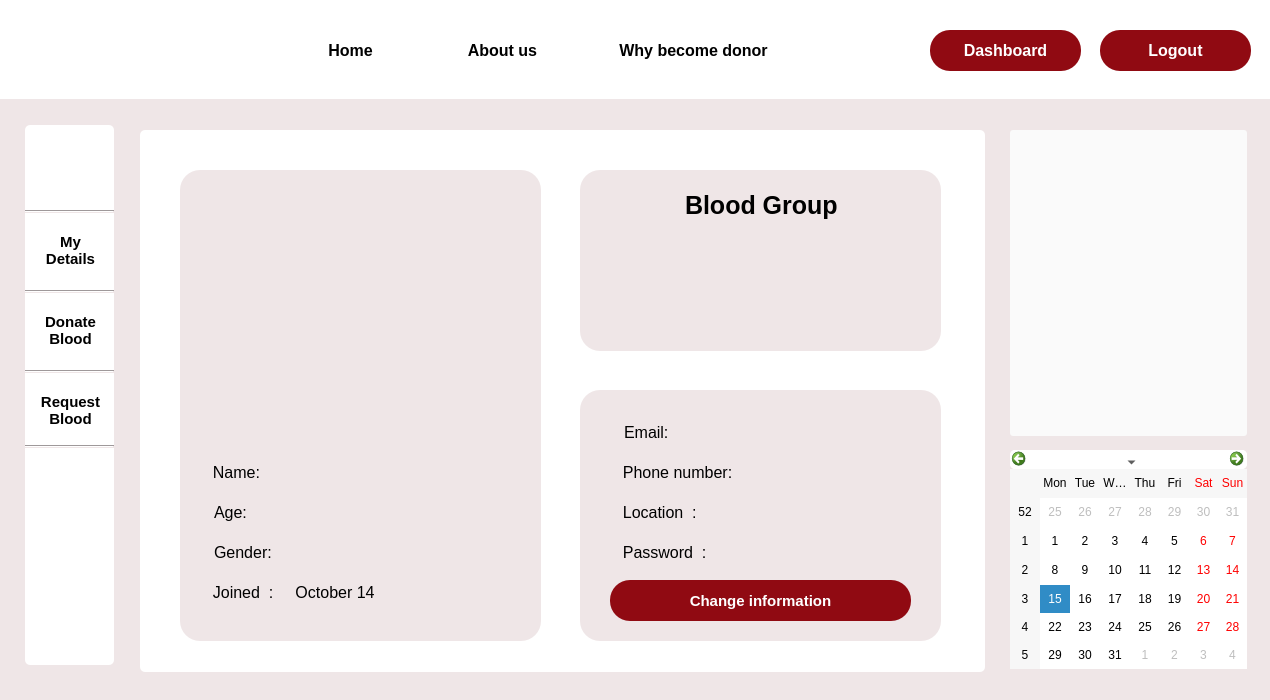
<?xml version="1.0" encoding="UTF-8"?>
<ui version="4.0">
 <class>my_details</class>
 <widget class="QDialog" name="my_details">
  <property name="geometry">
   <rect>
    <x>0</x>
    <y>0</y>
    <width>1270</width>
    <height>700</height>
   </rect>
  </property>
  <property name="windowTitle">
   <string>Dialog</string>
  </property>
  <property name="styleSheet">
   <string notr="true">background-color: #EFE6E7;</string>
  </property>
  <widget class="QPushButton" name="my_details_3">
   <property name="geometry">
    <rect>
     <x>30</x>
     <y>380</y>
     <width>81</width>
     <height>61</height>
    </rect>
   </property>
   <property name="font">
    <font>
     <pointsize>11</pointsize>
     <bold>true</bold>
    </font>
   </property>
   <property name="cursor">
    <cursorShape>PointingHandCursor</cursorShape>
   </property>
   <property name="styleSheet">
    <string notr="true">*{
 background-color:rgb(255, 255, 255);
border-radius:5px;}

#my_details_3::hover
{

	color: rgb(144, 10, 18);
}
</string>
   </property>
   <property name="text">
    <string>Request
Blood</string>
   </property>
  </widget>
  <widget class="QLabel" name="label_5">
   <property name="geometry">
    <rect>
     <x>40</x>
     <y>140</y>
     <width>63</width>
     <height>61</height>
    </rect>
   </property>
   <property name="cursor">
    <cursorShape>PointingHandCursor</cursorShape>
   </property>
   <property name="styleSheet">
    <string notr="true">background-color: rgb(255, 255, 255);
border-image: url(:/img/Images/Profile.png);</string>
   </property>
   <property name="text">
    <string/>
   </property>
  </widget>
  <widget class="QLabel" name="label_3">
   <property name="geometry">
    <rect>
     <x>140</x>
     <y>130</y>
     <width>845</width>
     <height>542</height>
    </rect>
   </property>
   <property name="styleSheet">
    <string notr="true">background-color: rgb(255, 255, 255);
border-radius:5px;</string>
   </property>
   <property name="text">
    <string/>
   </property>
  </widget>
  <widget class="QLabel" name="label_7">
   <property name="geometry">
    <rect>
     <x>30</x>
     <y>0</y>
     <width>81</width>
     <height>91</height>
    </rect>
   </property>
   <property name="styleSheet">
    <string notr="true">background-color:rgb(255, 255, 255);
border-image: url(:/img/Images/logo1.png);</string>
   </property>
   <property name="text">
    <string/>
   </property>
  </widget>
  <widget class="QPushButton" name="why">
   <property name="geometry">
    <rect>
     <x>578</x>
     <y>30</y>
     <width>231</width>
     <height>41</height>
    </rect>
   </property>
   <property name="font">
    <font>
     <pointsize>12</pointsize>
     <bold>true</bold>
    </font>
   </property>
   <property name="cursor">
    <cursorShape>PointingHandCursor</cursorShape>
   </property>
   <property name="styleSheet">
    <string notr="true">#why

{
 background-color:rgb(255, 255, 255);
border-radius:0.5px;
}

#why::hover
{border-bottom :3px solid rgb(144, 10, 18);
color: rgb(144, 10, 18);
}</string>
   </property>
   <property name="text">
    <string>Why become donor</string>
   </property>
  </widget>
  <widget class="QPushButton" name="login">
   <property name="geometry">
    <rect>
     <x>930</x>
     <y>30</y>
     <width>151</width>
     <height>41</height>
    </rect>
   </property>
   <property name="font">
    <font>
     <pointsize>12</pointsize>
     <bold>true</bold>
    </font>
   </property>
   <property name="cursor">
    <cursorShape>PointingHandCursor</cursorShape>
   </property>
   <property name="styleSheet">
    <string notr="true">#login
{
 background-color:rgb(144, 10, 18);
border-radius:20px;
	color: rgb(255, 255, 255);
}
#login::hover
{
background-color:white;
	color: rgb(144, 10, 18);
}</string>
   </property>
   <property name="text">
    <string>Dashboard</string>
   </property>
  </widget>
  <widget class="Line" name="line_2">
   <property name="geometry">
    <rect>
     <x>25</x>
     <y>290</y>
     <width>89</width>
     <height>3</height>
    </rect>
   </property>
   <property name="orientation">
    <enum>Qt::Horizontal</enum>
   </property>
  </widget>
  <widget class="QLabel" name="label">
   <property name="geometry">
    <rect>
     <x>0</x>
     <y>0</y>
     <width>1280</width>
     <height>99</height>
    </rect>
   </property>
   <property name="styleSheet">
    <string notr="true">background-color: rgb(255, 255, 255);</string>
   </property>
   <property name="text">
    <string/>
   </property>
  </widget>
  <widget class="Line" name="line">
   <property name="geometry">
    <rect>
     <x>25</x>
     <y>210</y>
     <width>89</width>
     <height>3</height>
    </rect>
   </property>
   <property name="orientation">
    <enum>Qt::Horizontal</enum>
   </property>
  </widget>
  <widget class="QPushButton" name="about">
   <property name="geometry">
    <rect>
     <x>430</x>
     <y>30</y>
     <width>145</width>
     <height>41</height>
    </rect>
   </property>
   <property name="font">
    <font>
     <pointsize>12</pointsize>
     <bold>true</bold>
    </font>
   </property>
   <property name="cursor">
    <cursorShape>PointingHandCursor</cursorShape>
   </property>
   <property name="styleSheet">
    <string notr="true">#about

{
 background-color:rgb(255, 255, 255);
border-radius:0.5px;
}

#about::hover
{border-bottom :3px solid rgb(144, 10, 18);
color: rgb(144, 10, 18);
}</string>
   </property>
   <property name="text">
    <string>About us</string>
   </property>
  </widget>
  <widget class="QPushButton" name="my_details_2">
   <property name="geometry">
    <rect>
     <x>30</x>
     <y>220</y>
     <width>81</width>
     <height>61</height>
    </rect>
   </property>
   <property name="font">
    <font>
     <pointsize>11</pointsize>
     <bold>true</bold>
    </font>
   </property>
   <property name="cursor">
    <cursorShape>PointingHandCursor</cursorShape>
   </property>
   <property name="styleSheet">
    <string notr="true">#my_details_2


{
 background-color:rgb(255, 255, 255);
border-radius:5px;
}

#my_details_2::hover
{

	color: rgb(144, 10, 18);
}</string>
   </property>
   <property name="text">
    <string>My
Details</string>
   </property>
  </widget>
  <widget class="QPushButton" name="home">
   <property name="geometry">
    <rect>
     <x>300</x>
     <y>30</y>
     <width>101</width>
     <height>41</height>
    </rect>
   </property>
   <property name="font">
    <font>
     <pointsize>12</pointsize>
     <bold>true</bold>
    </font>
   </property>
   <property name="cursor">
    <cursorShape>PointingHandCursor</cursorShape>
   </property>
   <property name="styleSheet">
    <string notr="true">#home

{
 background-color:rgb(255, 255, 255);
border-radius:0.5px;
}

#home::hover
{border-bottom :3px solid rgb(144, 10, 18);
color: rgb(144, 10, 18);
}</string>
   </property>
   <property name="text">
    <string>Home</string>
   </property>
  </widget>
  <widget class="Line" name="line_4">
   <property name="geometry">
    <rect>
     <x>25</x>
     <y>445</y>
     <width>89</width>
     <height>3</height>
    </rect>
   </property>
   <property name="orientation">
    <enum>Qt::Horizontal</enum>
   </property>
  </widget>
  <widget class="QLabel" name="label_2">
   <property name="geometry">
    <rect>
     <x>25</x>
     <y>125</y>
     <width>89</width>
     <height>540</height>
    </rect>
   </property>
   <property name="styleSheet">
    <string notr="true">background-color: rgb(255, 255, 255);
border-radius:5px;</string>
   </property>
   <property name="text">
    <string/>
   </property>
  </widget>
  <widget class="QCalendarWidget" name="calendarWidget">
   <property name="geometry">
    <rect>
     <x>1010</x>
     <y>450</y>
     <width>237</width>
     <height>219</height>
    </rect>
   </property>
   <property name="cursor">
    <cursorShape>PointingHandCursor</cursorShape>
   </property>
   <property name="styleSheet">
    <string notr="true">background-color: rgb(255, 255, 255);
border-radius:5px;</string>
   </property>
  </widget>
  <widget class="Line" name="line_3">
   <property name="geometry">
    <rect>
     <x>25</x>
     <y>370</y>
     <width>89</width>
     <height>3</height>
    </rect>
   </property>
   <property name="orientation">
    <enum>Qt::Horizontal</enum>
   </property>
  </widget>
  <widget class="QPushButton" name="my_details_4">
   <property name="geometry">
    <rect>
     <x>30</x>
     <y>300</y>
     <width>81</width>
     <height>61</height>
    </rect>
   </property>
   <property name="font">
    <font>
     <pointsize>11</pointsize>
     <bold>true</bold>
    </font>
   </property>
   <property name="cursor">
    <cursorShape>PointingHandCursor</cursorShape>
   </property>
   <property name="styleSheet">
    <string notr="true">*{
 background-color:rgb(255, 255, 255);
border-radius:5px;}


#my_details_4::hover
{

	color: rgb(144, 10, 18);
}
</string>
   </property>
   <property name="text">
    <string>Donate
Blood</string>
   </property>
  </widget>
  <widget class="QLabel" name="label_6">
   <property name="geometry">
    <rect>
     <x>180</x>
     <y>170</y>
     <width>361</width>
     <height>471</height>
    </rect>
   </property>
   <property name="cursor">
    <cursorShape>ArrowCursor</cursorShape>
   </property>
   <property name="styleSheet">
    <string notr="true">border-image: url(:/Images/background.png);
border-radius:20px;</string>
   </property>
   <property name="text">
    <string/>
   </property>
  </widget>
  <widget class="QLabel" name="label_8">
   <property name="geometry">
    <rect>
     <x>580</x>
     <y>170</y>
     <width>361</width>
     <height>181</height>
    </rect>
   </property>
   <property name="cursor">
    <cursorShape>ArrowCursor</cursorShape>
   </property>
   <property name="styleSheet">
    <string notr="true">border-image: url(:/Images/background.png);
border-radius:20px;</string>
   </property>
   <property name="text">
    <string/>
   </property>
  </widget>
  <widget class="QLabel" name="label_9">
   <property name="geometry">
    <rect>
     <x>580</x>
     <y>390</y>
     <width>361</width>
     <height>251</height>
    </rect>
   </property>
   <property name="cursor">
    <cursorShape>ArrowCursor</cursorShape>
   </property>
   <property name="styleSheet">
    <string notr="true">border-image: url(:/Images/background.png);
border-radius:20px;</string>
   </property>
   <property name="text">
    <string/>
   </property>
  </widget>
  <widget class="QLabel" name="label_10">
   <property name="geometry">
    <rect>
     <x>210</x>
     <y>210</y>
     <width>301</width>
     <height>201</height>
    </rect>
   </property>
   <property name="styleSheet">
    <string notr="true">border-image: url(:/Images/profile1.jfif);</string>
   </property>
   <property name="text">
    <string/>
   </property>
  </widget>
  <widget class="QLabel" name="label_33">
   <property name="geometry">
    <rect>
     <x>685</x>
     <y>180</y>
     <width>201</width>
     <height>51</height>
    </rect>
   </property>
   <property name="font">
    <font>
     <pointsize>19</pointsize>
     <bold>true</bold>
    </font>
   </property>
   <property name="cursor">
    <cursorShape>PointingHandCursor</cursorShape>
   </property>
   <property name="styleSheet">
    <string notr="true">border-image: url(:/Images/background.png);</string>
   </property>
   <property name="text">
    <string>Blood Group</string>
   </property>
  </widget>
  <widget class="QLabel" name="blood_group">
   <property name="geometry">
    <rect>
     <x>710</x>
     <y>230</y>
     <width>121</width>
     <height>91</height>
    </rect>
   </property>
   <property name="font">
    <font>
     <pointsize>55</pointsize>
     <bold>true</bold>
    </font>
   </property>
   <property name="styleSheet">
    <string notr="true">border-image: url(:/Images/background.png);</string>
   </property>
   <property name="text">
    <string/>
   </property>
  </widget>
  <widget class="QLabel" name="name">
   <property name="geometry">
    <rect>
     <x>290</x>
     <y>460</y>
     <width>201</width>
     <height>31</height>
    </rect>
   </property>
   <property name="font">
    <font>
     <pointsize>12</pointsize>
    </font>
   </property>
   <property name="cursor">
    <cursorShape>ArrowCursor</cursorShape>
   </property>
   <property name="styleSheet">
    <string notr="true">border:none;
background-color: rgba(0,0,0,0);
padding-bottom:7px;</string>
   </property>
   <property name="text">
    <string/>
   </property>
  </widget>
  <widget class="QLabel" name="age">
   <property name="geometry">
    <rect>
     <x>290</x>
     <y>500</y>
     <width>221</width>
     <height>31</height>
    </rect>
   </property>
   <property name="font">
    <font>
     <pointsize>12</pointsize>
    </font>
   </property>
   <property name="cursor">
    <cursorShape>ArrowCursor</cursorShape>
   </property>
   <property name="styleSheet">
    <string notr="true">border:none;
background-color: rgba(0,0,0,0);
padding-bottom:7px;</string>
   </property>
   <property name="text">
    <string/>
   </property>
  </widget>
  <widget class="QLabel" name="gender">
   <property name="geometry">
    <rect>
     <x>290</x>
     <y>540</y>
     <width>221</width>
     <height>31</height>
    </rect>
   </property>
   <property name="font">
    <font>
     <pointsize>12</pointsize>
    </font>
   </property>
   <property name="cursor">
    <cursorShape>ArrowCursor</cursorShape>
   </property>
   <property name="styleSheet">
    <string notr="true">border:none;
background-color: rgba(0,0,0,0);
padding-bottom:7px;</string>
   </property>
   <property name="text">
    <string/>
   </property>
  </widget>
  <widget class="QLabel" name="label_14">
   <property name="geometry">
    <rect>
     <x>200</x>
     <y>580</y>
     <width>301</width>
     <height>31</height>
    </rect>
   </property>
   <property name="font">
    <font>
     <pointsize>12</pointsize>
    </font>
   </property>
   <property name="cursor">
    <cursorShape>ArrowCursor</cursorShape>
   </property>
   <property name="styleSheet">
    <string notr="true">border:none;
background-color: rgba(0,0,0,0);
padding-bottom:7px;</string>
   </property>
   <property name="text">
    <string>  Joined  :     October 14</string>
   </property>
  </widget>
  <widget class="QLabel" name="email">
   <property name="geometry">
    <rect>
     <x>780</x>
     <y>420</y>
     <width>141</width>
     <height>31</height>
    </rect>
   </property>
   <property name="font">
    <font>
     <pointsize>12</pointsize>
    </font>
   </property>
   <property name="cursor">
    <cursorShape>ArrowCursor</cursorShape>
   </property>
   <property name="styleSheet">
    <string notr="true">border:none;
background-color: rgba(0,0,0,0);
padding-bottom:7px;</string>
   </property>
   <property name="text">
    <string/>
   </property>
  </widget>
  <widget class="QLabel" name="phone_number">
   <property name="geometry">
    <rect>
     <x>780</x>
     <y>460</y>
     <width>141</width>
     <height>31</height>
    </rect>
   </property>
   <property name="font">
    <font>
     <pointsize>12</pointsize>
    </font>
   </property>
   <property name="cursor">
    <cursorShape>ArrowCursor</cursorShape>
   </property>
   <property name="styleSheet">
    <string notr="true">border:none;
background-color: rgba(0,0,0,0);
padding-bottom:7px;</string>
   </property>
   <property name="text">
    <string/>
   </property>
  </widget>
  <widget class="QLabel" name="password">
   <property name="geometry">
    <rect>
     <x>780</x>
     <y>540</y>
     <width>141</width>
     <height>31</height>
    </rect>
   </property>
   <property name="font">
    <font>
     <pointsize>12</pointsize>
    </font>
   </property>
   <property name="cursor">
    <cursorShape>ArrowCursor</cursorShape>
   </property>
   <property name="styleSheet">
    <string notr="true">border:none;
background-color: rgba(0,0,0,0);
padding-bottom:7px;</string>
   </property>
   <property name="text">
    <string/>
   </property>
  </widget>
  <widget class="QLabel" name="location_1">
   <property name="geometry">
    <rect>
     <x>610</x>
     <y>500</y>
     <width>301</width>
     <height>31</height>
    </rect>
   </property>
   <property name="font">
    <font>
     <pointsize>12</pointsize>
    </font>
   </property>
   <property name="cursor">
    <cursorShape>PointingHandCursor</cursorShape>
   </property>
   <property name="styleSheet">
    <string notr="true">border:none;
background-color: rgba(0,0,0,0);
padding-bottom:7px;</string>
   </property>
   <property name="text">
    <string>  Location  :</string>
   </property>
  </widget>
  <widget class="QPushButton" name="pushButton_2">
   <property name="geometry">
    <rect>
     <x>610</x>
     <y>580</y>
     <width>301</width>
     <height>41</height>
    </rect>
   </property>
   <property name="font">
    <font>
     <pointsize>11</pointsize>
     <bold>true</bold>
    </font>
   </property>
   <property name="cursor">
    <cursorShape>PointingHandCursor</cursorShape>
   </property>
   <property name="styleSheet">
    <string notr="true">*{border-radius: 20px;
background-color: rgb(144, 10, 18);
	color: rgb(255, 255, 255);
}

#pushButton_2::hover
{
background-color:white;
	color: rgb(144, 10, 18);
}</string>
   </property>
   <property name="text">
    <string>Change information</string>
   </property>
  </widget>
  <widget class="QLabel" name="name_2">
   <property name="geometry">
    <rect>
     <x>200</x>
     <y>460</y>
     <width>91</width>
     <height>31</height>
    </rect>
   </property>
   <property name="font">
    <font>
     <pointsize>12</pointsize>
    </font>
   </property>
   <property name="cursor">
    <cursorShape>ArrowCursor</cursorShape>
   </property>
   <property name="styleSheet">
    <string notr="true">border:none;
background-color: rgba(0,0,0,0);
padding-bottom:7px;</string>
   </property>
   <property name="text">
    <string>  Name: </string>
   </property>
  </widget>
  <widget class="QLabel" name="age_2">
   <property name="geometry">
    <rect>
     <x>210</x>
     <y>500</y>
     <width>71</width>
     <height>31</height>
    </rect>
   </property>
   <property name="font">
    <font>
     <pointsize>12</pointsize>
    </font>
   </property>
   <property name="cursor">
    <cursorShape>ArrowCursor</cursorShape>
   </property>
   <property name="styleSheet">
    <string notr="true">border:none;
background-color: rgba(0,0,0,0);
padding-bottom:7px;</string>
   </property>
   <property name="text">
    <string>Age:</string>
   </property>
  </widget>
  <widget class="QLabel" name="gender_2">
   <property name="geometry">
    <rect>
     <x>210</x>
     <y>540</y>
     <width>81</width>
     <height>31</height>
    </rect>
   </property>
   <property name="font">
    <font>
     <pointsize>12</pointsize>
    </font>
   </property>
   <property name="cursor">
    <cursorShape>ArrowCursor</cursorShape>
   </property>
   <property name="styleSheet">
    <string notr="true">border:none;
background-color: rgba(0,0,0,0);
padding-bottom:7px;</string>
   </property>
   <property name="text">
    <string>Gender:</string>
   </property>
  </widget>
  <widget class="QLabel" name="email_2">
   <property name="geometry">
    <rect>
     <x>620</x>
     <y>420</y>
     <width>61</width>
     <height>31</height>
    </rect>
   </property>
   <property name="font">
    <font>
     <pointsize>12</pointsize>
    </font>
   </property>
   <property name="cursor">
    <cursorShape>ArrowCursor</cursorShape>
   </property>
   <property name="styleSheet">
    <string notr="true">border:none;
background-color: rgba(0,0,0,0);
padding-bottom:7px;</string>
   </property>
   <property name="text">
    <string>Email:</string>
   </property>
  </widget>
  <widget class="QLabel" name="phone_number_2">
   <property name="geometry">
    <rect>
     <x>610</x>
     <y>460</y>
     <width>141</width>
     <height>31</height>
    </rect>
   </property>
   <property name="font">
    <font>
     <pointsize>12</pointsize>
    </font>
   </property>
   <property name="cursor">
    <cursorShape>ArrowCursor</cursorShape>
   </property>
   <property name="styleSheet">
    <string notr="true">border:none;
background-color: rgba(0,0,0,0);
padding-bottom:7px;</string>
   </property>
   <property name="text">
    <string>  Phone number: </string>
   </property>
  </widget>
  <widget class="QLabel" name="location">
   <property name="geometry">
    <rect>
     <x>780</x>
     <y>500</y>
     <width>141</width>
     <height>31</height>
    </rect>
   </property>
   <property name="font">
    <font>
     <pointsize>12</pointsize>
    </font>
   </property>
   <property name="cursor">
    <cursorShape>ArrowCursor</cursorShape>
   </property>
   <property name="styleSheet">
    <string notr="true">border:none;
background-color: rgba(0,0,0,0);
padding-bottom:7px;</string>
   </property>
   <property name="text">
    <string/>
   </property>
  </widget>
  <widget class="QLabel" name="password_2">
   <property name="geometry">
    <rect>
     <x>610</x>
     <y>540</y>
     <width>101</width>
     <height>31</height>
    </rect>
   </property>
   <property name="font">
    <font>
     <pointsize>12</pointsize>
    </font>
   </property>
   <property name="cursor">
    <cursorShape>ArrowCursor</cursorShape>
   </property>
   <property name="styleSheet">
    <string notr="true">border:none;
background-color: rgba(0,0,0,0);
padding-bottom:7px;</string>
   </property>
   <property name="text">
    <string>  Password  : </string>
   </property>
  </widget>
  <widget class="QPushButton" name="login_2">
   <property name="geometry">
    <rect>
     <x>1100</x>
     <y>30</y>
     <width>151</width>
     <height>41</height>
    </rect>
   </property>
   <property name="font">
    <font>
     <pointsize>12</pointsize>
     <bold>true</bold>
    </font>
   </property>
   <property name="cursor">
    <cursorShape>PointingHandCursor</cursorShape>
   </property>
   <property name="styleSheet">
    <string notr="true">#login_2
{
 background-color:rgb(144, 10, 18);
border-radius:20px;
	color: rgb(255, 255, 255);
}

#login_2::hover
{
background-color:white;
	color: rgb(144, 10, 18);
}</string>
   </property>
   <property name="text">
    <string>Logout</string>
   </property>
  </widget>
  <widget class="QPushButton" name="pushButton_4">
   <property name="geometry">
    <rect>
     <x>1010</x>
     <y>130</y>
     <width>237</width>
     <height>306</height>
    </rect>
   </property>
   <property name="styleSheet">
    <string notr="true">background-color: rgb(250, 250, 250);
border-radius:3px;
</string>
   </property>
   <property name="text">
    <string/>
   </property>
   <property name="icon">
    <iconset resource="Resources.qrc">
     <normaloff>:/Images/donor_day.JPG</normaloff>:/Images/donor_day.JPG</iconset>
   </property>
   <property name="iconSize">
    <size>
     <width>250</width>
     <height>400</height>
    </size>
   </property>
  </widget>
  <zorder>label_2</zorder>
  <zorder>label</zorder>
  <zorder>label_3</zorder>
  <zorder>my_details_3</zorder>
  <zorder>label_5</zorder>
  <zorder>label_7</zorder>
  <zorder>why</zorder>
  <zorder>login</zorder>
  <zorder>line_2</zorder>
  <zorder>line</zorder>
  <zorder>about</zorder>
  <zorder>my_details_2</zorder>
  <zorder>home</zorder>
  <zorder>line_4</zorder>
  <zorder>calendarWidget</zorder>
  <zorder>line_3</zorder>
  <zorder>my_details_4</zorder>
  <zorder>label_6</zorder>
  <zorder>label_8</zorder>
  <zorder>label_9</zorder>
  <zorder>label_10</zorder>
  <zorder>label_33</zorder>
  <zorder>blood_group</zorder>
  <zorder>name</zorder>
  <zorder>age</zorder>
  <zorder>gender</zorder>
  <zorder>label_14</zorder>
  <zorder>email</zorder>
  <zorder>phone_number</zorder>
  <zorder>password</zorder>
  <zorder>location_1</zorder>
  <zorder>pushButton_2</zorder>
  <zorder>name_2</zorder>
  <zorder>age_2</zorder>
  <zorder>gender_2</zorder>
  <zorder>email_2</zorder>
  <zorder>phone_number_2</zorder>
  <zorder>location</zorder>
  <zorder>password_2</zorder>
  <zorder>login_2</zorder>
  <zorder>pushButton_4</zorder>
 </widget>
 <resources>
  <include location="Resources.qrc"/>
 </resources>
 <connections/>
</ui>
